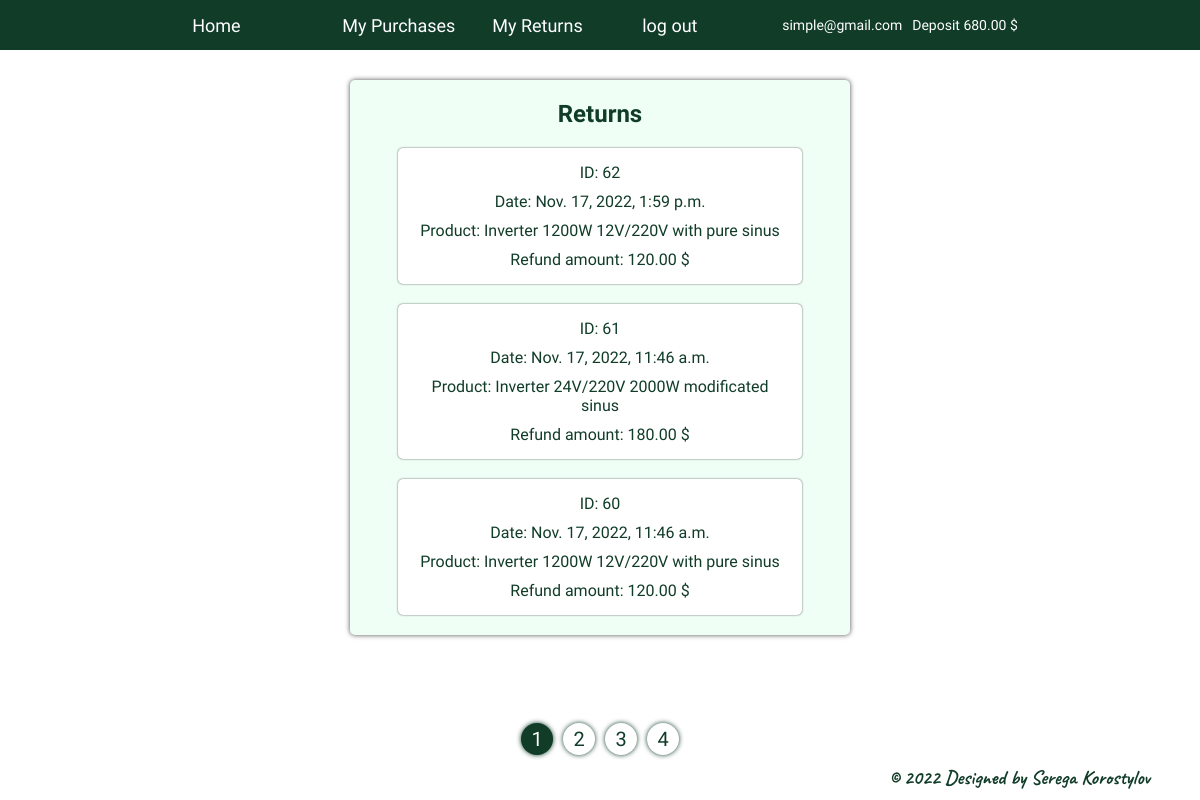
/returns/ (signed in), run on an earlier commit of the app's database.
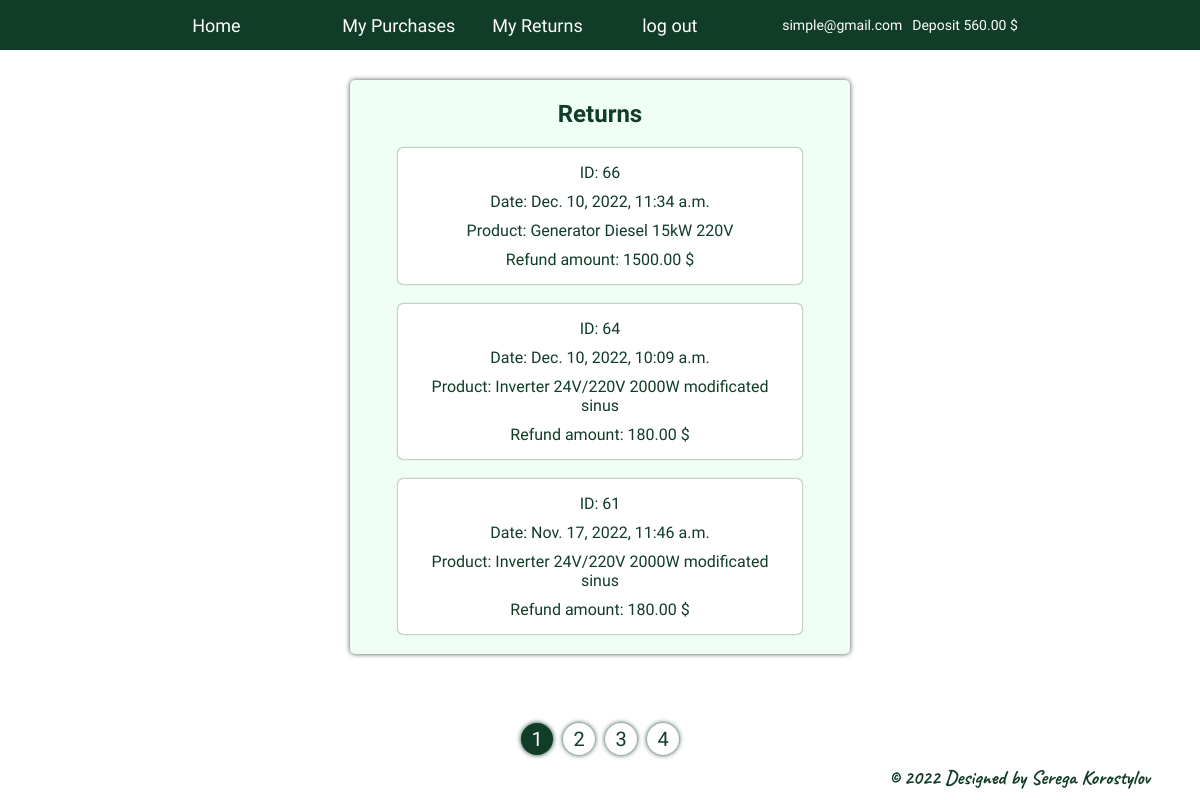
And on a later commit of the database.
### store/models.py (models this page shows)
class MyUser(AbstractUser):
    deposit = models.DecimalField(max_digits=7, decimal_places=2, blank=True, null=True)

class ReturnPurchase(models.Model):
    purchase = models.OneToOneField(Purchase, on_delete=models.CASCADE)
    date = models.DateTimeField(auto_now_add=True)
    class Meta:
        ordering = ['-date']
    def __str__(self):
        return f'{self.purchase}'

class Purchase(models.Model):
    customer = models.ForeignKey(MyUser, related_name='purchases', on_delete=models.CASCADE)
    product = models.ForeignKey(Product, on_delete=models.CASCADE)
    quantity = models.PositiveSmallIntegerField()
    date = models.DateTimeField(auto_now_add=True)
    class Meta:
        ordering = ['-date']
        verbose_name = 'purchase'
        verbose_name_plural = 'purchases'
    def __str__(self):
        return f'{self.product}'
    @property
    def purchase_amount(self):
        return self.quantity * self.product.price

class Product(models.Model):
    title = models.CharField(max_length=100)
    image = models.ImageField(upload_to='images', null=True, blank=True)
    description = models.TextField()
    price = models.DecimalField(max_digits=7, decimal_places=2)
    quantity = models.PositiveSmallIntegerField()
    class Meta:
        ordering = ['title']
        verbose_name = 'product'
        verbose_name_plural = 'products'
    def __str__(self):
        return self.title

### store/views.py (the view)
# urls.py: path('returns/', ReturnListView.as_view(), name='returns'),
class ReturnListView(LoginRequiredMixin, ListView):
    login_url = reverse_lazy('login')
    model = ReturnPurchase
    template_name = 'store/return_purchase.html'
    paginate_by = 3
    def get_queryset(self):
        if not self.request.user.is_superuser:
            queryset = ReturnPurchase.objects.filter(purchase__customer=self.request.user)
            return queryset
        queryset = ReturnPurchase.objects.all()
        return queryset

### store/templates/store/return_purchase.html (shortened to what this page needs)
{% extends 'store/base.html' %}
{% block content %}
    <div class="list">
    <h2>Returns</h2>
    {% for return in  object_list %}
        <div>
            <span>ID: {{ return.id }}</span>
            <span>Date: {{ return.date }}</span>
            <span>Product: {{ return }} {{ return.purchase.product.description }}</span>
            <span>Refund amount: {{ return.purchase.purchase_amount }} $</span>
        </div>
    {% endfor %}
    </div>
{% endblock %}

### store/templates/store/base.html (shortened to what this page needs)
<!DOCTYPE html>
<html lang="en">
<head>
    {% load static %}
    <link rel="stylesheet" href="{% static 'store/css/style.css' %}">
</head>
<body>
    {% include 'includes/navigation.html' %}
    <div class="main">
        {% block content %}
        {% endblock %}
    </div>
    {% include 'includes/pagination.html' %}
    {% include 'includes/footer.html' %}
</body>
</html>

### store/templates/includes/navigation.html
<div class="navi">
<a href="{% url 'home' %}">Home</a>
{% if not user.is_authenticated %}
    <a href="{% url 'login' %}">Log in</a>
    <a href="{% url 'register' %}">Sign up</a>
{% else %}
    {% if user.is_superuser %}
        <a href="{% url 'add_product' %}">Add Products</a>
        <a href="{% url 'purchases' %}">All Purchases</a>
        <a href="{% url 'returns' %}">All Returns</a>
        <a href="{% url 'logout' %}">log out</a>
        <p>ADMIN</p>
    {% else %}
        <a href="{% url 'purchases' %}">My Purchases</a>
        <a href="{% url 'returns' %}">My Returns</a>
        <a href="{% url 'logout' %}">log out</a>
        <p>{{ user.email }}</p>
        <p>Deposit {{ user.deposit }} $</p>
    {% endif %}
{% endif %}
</div>

### store/templates/includes/pagination.html
<div class="pagination">
    {% if paginator.page_range|length > 1 %}
        {% for page in paginator.page_range %}
            {% if page == page_obj.number %}
                <a class="current" href="?page={{ page_obj.number }}">{{ page_obj.number }}</a>
            {% else %}
                <a class="not_current" href="?page={{ page }}">{{ page }}</a>
            {% endif %}
        {% endfor %}
    {% endif %}
</div>

### store/templates/includes/footer.html
<div class="footer">
    <p>© 2022 Designed by Serega Korostylov</p>
</div>

### store/static/store/css/style.css (style rules this page uses)
body { margin: 0; }
.main { display: flex; flex-wrap: wrap; justify-content: center; text-align: center; color: #103c28; }
.navi { display: flex; justify-content: center; align-items: center; background: #103c28; color: #ffff; font-family: Play, sans-serif; font-size: 18px; width: 100%; height: 50px; margin: 0 0 15px 0; }
.navi > a { color: #ffff; text-decoration: none; width: 10%; margin: 10px; padding: 5px; }
.navi > p { font-size: 14px; padding: 5px; }
.main .list { display: flex; flex-wrap: wrap; justify-content: center; width: 40%; font-family: Play, sans-serif; box-shadow: 0 0 5px #4c4c4f; border-radius: 5px; background: #effff5; margin: 15px 0 15px 0; padding: 10px; }
.main .list > h2 { width: 100%; margin: 10px 0 10px 0; }
.main .list > div { display: flex; flex-wrap: wrap; justify-content: space-evenly; width: 80%; margin: 10px; padding: 10px; box-shadow: 0 0 2px #4c4c4f; border-radius: 5px; background: #ffff; }
.main .list > div > span { width: 100%; margin: 5px; }
.pagination { display: flex; width: 100%; justify-content: center; position: absolute; bottom: 35px; margin: 10px 0 10px 0; font-family: Play, sans-serif; font-size: 20px; }
.pagination > a { width: 32px; height: 32px; margin: 0 5px 0 5px; text-decoration: none; text-align: center; line-height: 32px; border-radius: 20px; box-shadow: 0 0 5px #103c28; }
.pagination .current { color: #ffff; background: #103c28; }
.pagination .not_current { color: #103c28; border-radius: 20px; }
.footer { position: absolute; bottom: 10px; right: 50px; font-family: Caveat, sans-serif; font-weight: bold; font-size: 20px; color: #103c28; }
.footer > p { margin: 0; }

What changed in the data, as far as the page shows it:
removed ReturnPurchase: id "62", date "Nov. 17, 2022, 1:59 p.m.", purchase.title "Inverter", purchase.product.description "1200W 12V/220V with pure sinus", purchase.purchase_amount "120.00"
no longer on this page (row unchanged): ReturnPurchase: id "60", date "Nov. 17, 2022, 11:46 a.m.", purchase.title "Inverter", purchase.product.description "1200W 12V/220V with pure sinus", purchase.purchase_amount "120.00"
changed MyUser "simple@gmail.com": deposit "680.00" → "560.00"
added ReturnPurchase: id "66", date "Dec. 10, 2022, 11:34 a.m.", purchase.title "Generator", purchase.product.description "Diesel 15kW 220V", purchase.purchase_amount "1500.00"
added ReturnPurchase: id "64", date "Dec. 10, 2022, 10:09 a.m.", purchase.title "Inverter", purchase.product.description "24V/220V 2000W modificated sinus", purchase.purchase_amount "180.00"
